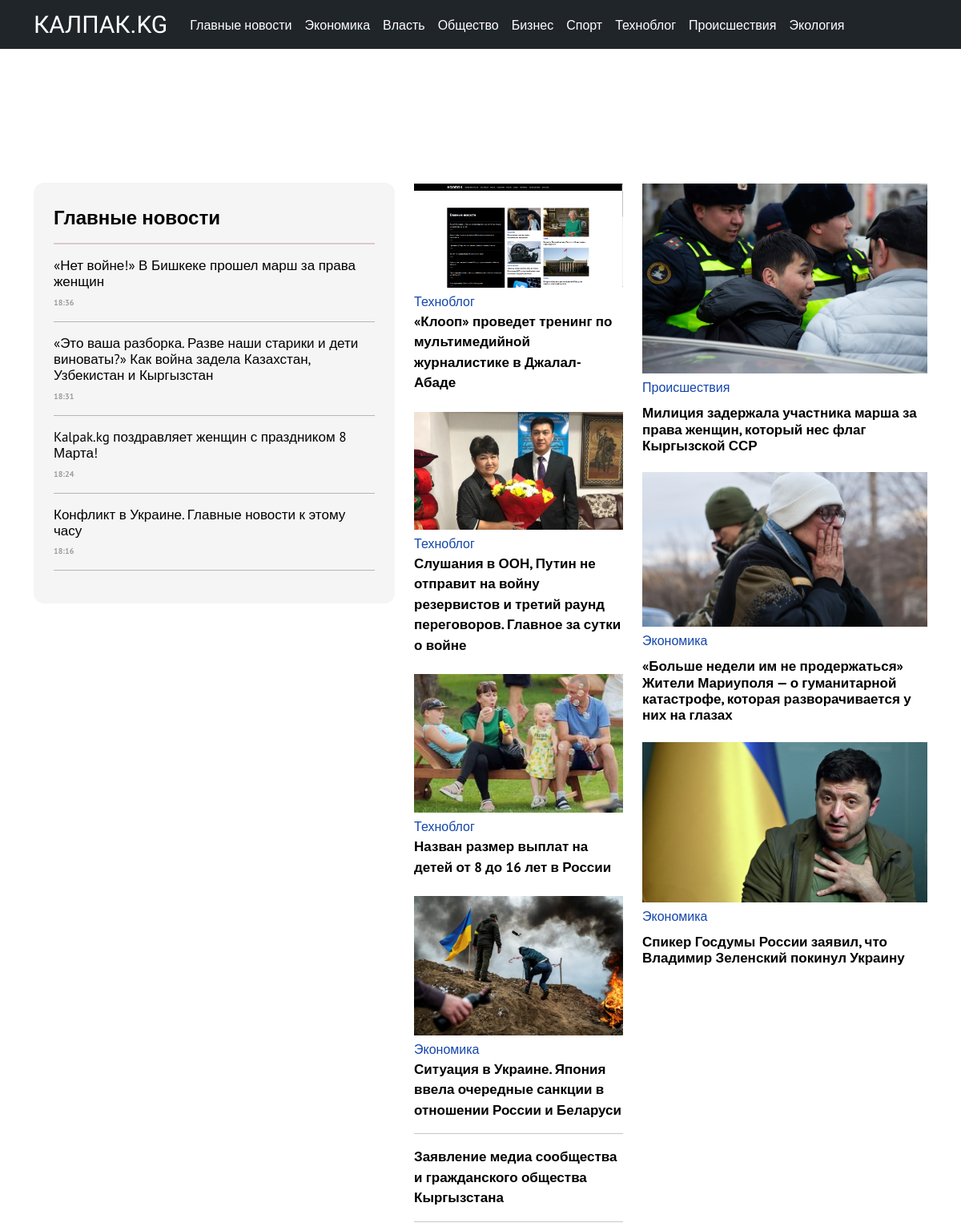
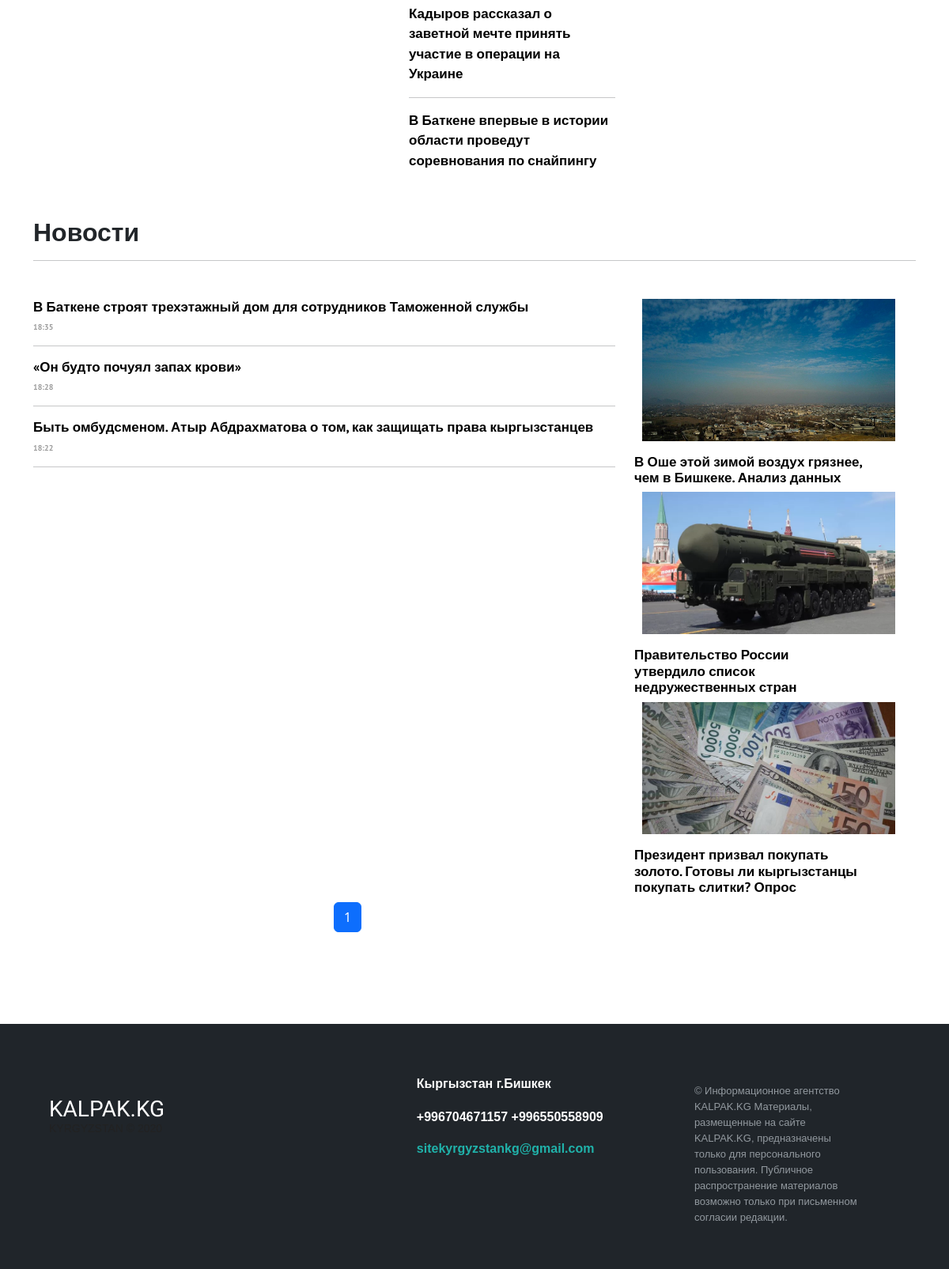
The page / on the database its author committed (2 pictures, top to bottom).
### core/models.py (models this page shows, shortened)
class HeadingArticle(models.Model):
    title = models.CharField(max_length=255)
    class Meta:
        verbose_name = "Рубрика"
        verbose_name_plural = "Рубрики"
    def __str__(self):
        return self.title

class Article(models.Model):
    title = models.CharField(max_length=255, null=True, blank=True)
    text = models.TextField()
    slug = models.SlugField(max_length=255, unique=True, db_index=True, verbose_name="URL", null=True, blank=True)
    author = models.ForeignKey(
        to="Author",
        on_delete=models.SET_NULL,
        null=True, blank=True,
        related_name="article",
        verbose_name=_("Автор")
    )
    heading = models.ForeignKey(
        to="HeadingArticle",
        on_delete=models.PROTECT,
        null=True,
        related_name="article",
        verbose_name=_("Рубрика")
    )
    readers = models.ManyToManyField(
        to=User,
        related_name="readed_articles",
        blank=True,
        verbose_name=_("Читатели")
    )
    views = models.IntegerField(default=0, verbose_name=_("Просмотры"))
    created_at = models.DateTimeField(
        auto_now_add=True,
        null=True,
    )
    main_article = models.BooleanField(default=False, verbose_name=_("Первая новость"))
    margin_article_text = models.BooleanField(default=False, verbose_name=_("Ровнительные новости"))
    text_article = models.BooleanField(default=False, verbose_name=_("Текстовые новости"))
    center_article = models.BooleanField(default=False)
    right_panel_article = models.BooleanField(default=False, verbose_name=_("Главные новости"))
    updated_at = models.DateTimeField(auto_now=True)
    is_active = models.BooleanField(default=True)
    picture = models.ImageField(
        upload_to="articles_image",
        null=True, blank=True,
        verbose_name="Главная картинка статьи"
    )

### core/views.py (the view)
# urls.py: path('', views.articles, name="main"),
def articles(request):
    articles = Article.objects.all()
    articles = Article.objects.order_by('-created_at')
    heading = HeadingArticle.objects.all()
    main_article = Article.main_article
    main_paginator = Paginator(main_article, per_page=3)
    paginator = Paginator(articles, per_page=30)
    page_number = request.GET.get('page', 1)
    page_obj = paginator.get_page(page_number)
    context = {
        "main_article": page_obj.object_list,
        "main_paginator": main_paginator,
        "articles": page_obj.object_list,
        "paginator": paginator,
        "heading": heading,
        "page_number": int(page_number)
    }
    return render(
        request,
        "articles.html",
        context=context
    )

### core/templates/articles.html (shortened to what this page needs)
{% extends 'base.html' %}
{% block content %}
<div class="container mt-8">
  <div class="ads_block">
  </div>
</div>
<div class="container">
  <div class="row">
    <div class="col-md-5 col-sm-12 mt-2">
      <div class="black_block_news">
        <h4 class="main-news">Главные новости</h4>
        <hr class="line">
        {% for article in articles %}
          {% if article.right_panel_article %}
            <h1 class="revolut"><a href="{% url 'article' article.slug %}" class="link-text2">{{ article.title }}</a></h1>
            <p class="date_time">{{ article.created_at|date:"H:i" }}</p>
            <hr>
          {% endif %}
        {% endfor %}
      </div>
    </div>
    <div class="col-md-3 mt-4">
      {% for article in articles %}
        {% if article.center_article %}
          <img class="img-fluid img-m2" {% if article.picture %} src="{{ article.picture.url }}" {% endif %} alt="...">
          <a class="text-link2">{{ article.heading }}</a>
          <h1 class="news_main"><a href="{% url 'article' article.slug %}" class="link-text2">{{ article.title }}</a></h1>
        {% endif %}
      {% endfor %}
      {% for article in articles %}
        {% if article.margin_article_text %}
          <hr>
          <h1 class="news_main"><a href="{% url 'article' article.slug %}" class="link-text2">{{ article.title }}</a></h1>
        {% endif %}
      {% endfor %}
    </div>
    <div class="col-md-4 mt-4">
      {% for article in articles %}
        {% if article.main_article %}
            <img class="img-fluid img-m2" {% if article.picture %} src="{{ article.picture.url }}" {% endif %} alt="Article image">
            <a class="text-link2">{{ article.heading }}</a>
            <h1 class="zago_main0"><a href="{% url 'article' article.slug %}" class="link-text2">{{ article.title }}</a></h1>
        {% endif %}
      {% endfor %}
    </div>
  </div>
</div>
<div class="container">
  <h2 class="mt-7 news">Новости</h2>
  <hr class="mb-5">
  <div class="row">
    <div class="col-md-8">
      {% for article in articles %}
        {% if article.text_article %}
            {% if not article.right_panel_article %}
              <h1 class="revolut"><a href="{% url 'article' article.slug %}" class="link-text3">{{ article.title }}</a></h1>
              <p class="date_time">{{ article.created_at|date:"H:i" }}</p>
              <hr >
            {% endif %}
          {% endif %}
        {% endfor %}
    </div>
    <div class="col-md-4">
      {% for article in articles %}
          {% if not article.text_article %}
              {% if article.picture %}
                {% if not article.main_article %}
                  {% if not article.center_article %}
                      {% if not article.right_panel_article %}
                            <div class="d-flexw">
                              <div class="mb-2 mr-5" style="width: 18rem;">
                              <img src="{{ article.picture.url }}" class="img-adaptive mr-7" alt="...">
                                <div class="card-body">
                                  <h1 class="revolut mt-3"><a href="{% url 'article' article.slug %}" class="link-text3">{{ article.title }}</a></h1>
                                </div>
                              </div>
                            </div>
                        {% endif %}
                      {% endif %}
                  {% endif %}
                {% endif %}
              {% endif %}
          {% endfor %}
    </div>
  </div>
</div>
<div class="container">
  <div class="row justify-content-md-center">
    <div class="col-md-4 col-sm-4"></div>
    <div class="col-md-4 col-sm-4">
        <ul class="pagination">
          {% for i in paginator.page_range %}
            <li class="page-item {% if i == page_number %}active{% endif %}">
              <a href="?page={{ i }}" class="page-link">{{ i }}</a>
            </li>
          {% endfor %}
        </ul>
    </div>
    <div class="col-md-4 col-sm-4"></div>
  </div>
</div>
{% endblock %}

### core/templates/base.html (shortened to what this page needs)
{% load static %}
<!DOCTYPE html>
<html lang="en">
<head>
    <link rel="stylesheet" href="{% static 'style.css' %}">
    <link href="https://cdn.jsdelivr.net/npm/bootstrap@5.1.3/dist/css/bootstrap.min.css" rel="stylesheet">
<link href="/docs/5.1/dist/css/bootstrap.min.css" rel="stylesheet">
<body>
  <nav class="navbar fixed-top navbar-expand-lg navbar-dark bg-custom">
      <div class="container">
        <a class="logo" href="{% url 'main' %}">КАЛПАК.KG</a>
        <div class="collapse navbar-collapse" id="navbarNav">
          <ul class="navbar-nav linkss">
            <li class="nav-item">
              <a class="nav-link text-white" aria-current="page" href="{% url 'right_panel_articles' %}">Главные новости</a>
            </li>
          {% for headings in heading %}
            <li class="nav-item">
              <a class="nav-link text-white" href="{% url 'heading' headings.id %}">{{ headings.title }}</a>
            </li>
          {% endfor %}
          </ul>
        </div>
      </div>
  </nav>
  {% block content %}
  {% endblock %}
<footer class="footer-distributed mt-8">
  <div class="container">
  <div class="footer-left">
  <br>
  <br>
  <h3>KALPAK.KG</h3>
  <p class="footer-company-name">KYRGYZSTAN © 2020</p>
  </div>
  <div class="footer-center">
  <div>
      <p>Кыргызстан г.Бишкек</p>
  </div>
  <div>
      <p>+996704671157</p>
      <p>+996550558909</p>
  </div>
  <div>
      <p><a href="mailto:support@company.com">sitekyrgyzstankg@gmail.com</a></p>
  </div>
  </div>
  <div class="footer-right">
  <p class="footer-company-about">
      © Информационное агентство KALPAK.KG
Материалы, размещенные на сайте KALPAK.KG, предназначены только для персонального пользования. Публичное распространение материалов возможно только при письменном согласии редакции.
  </p>
  </div>
  </div>
</footer>
</head>
</body>
</html>

### core/static/style.css (style rules this page uses)
body { background-color: #e8e8e8; }
.logo { font-family: 'Montserrat Alternates', sans-serif; font-size: 30px; text-decoration: none; color: white; margin-right: 20px; }
.linkss { font-family: 'PT Sans', sans-serif; font-weight: normal; }
.mt-8 { margin-top: 100px; }
.news_main { line-height: 1.5; font-weight: 500; margin-top: 1px; font-size: 17px; font-family: 'PT Sans', sans-serif; font-weight: bolder; }
.zago_main0 { font-family: 'PT Sans', sans-serif; font-weight: bolder; margin-top: 10px; font-size: 17px; }
.text-link2 { color: #1445ab; text-decoration: none; font-family: 'PT Sans', sans-serif; font-weight: normal; display: block; }
.img-m2 { margin-bottom: 5px; margin-top: 15px; }
.link-text2 { text-decoration: none; color: black; transition-duration: 0.3s; font-family: 'PT Sans', sans-serif; }
.revolut { font-size: 17px; }
.link-text3 { text-decoration: none; color: black; transition-duration: 0.3s; font-family: 'PT Sans', sans-serif; font-weight: bolder; }
.main-news { font-family: 'PT Sans', sans-serif; font-weight: bolder; margin-bottom: 10px; margin-top: 30px; display: block; padding-top: 30px; padding-right: 25px; }
.line { background-color: #964a4a; border: 1px solid #964a4a; }
.date_time { color: #9c9c9c; font-family: 'PT Sans', sans-serif; font-weight: bolder; font-size: 10px; }
.mt-7 { margin-top: 50px; }
.news { font-family: 'PT Sans', sans-serif; font-weight: bolder; }
.ads_block { width: 100%; height: 90px; color: white; text-align: center; font-size: 55px; }
.mr-5 { margin-right: 27px; }
.d-flexw { display: block; }
.img-adaptive { max-width: 320px; height: auto; }
.mr-7 { margin-left: 10px; }
.footer-distributed { background: #20252a; box-shadow: 0 1px 1px 0 rgba(0, 0, 0, 0.12); box-sizing: border-box; width: 100%; text-align: left; font: bold 16px sans-serif; padding: 55px 50px; }
.footer-distributed .footer-left, .footer-distributed .footer-center, .footer-distributed .footer-right { display: inline-block; vertical-align: top; }
.footer-distributed .footer-left { width: 40%; }
.footer-distributed h3 { color: #ffffff; font-family: 'Montserrat Alternates', sans-serif; margin: 0; }
.footer-distributed .footer-company-name { color: #222; font-size: 14px; font-weight: normal; margin: 0; }
.footer-distributed .footer-center { width: 35%; }
.footer-distributed .footer-center p { display: inline-block; color: #ffffff; vertical-align: middle; margin:0; }
.footer-distributed .footer-center p a { color: lightseagreen; text-decoration: none;; }
.footer-distributed .footer-right { width: 20%; }
.footer-distributed .footer-company-about { line-height: 20px; color: #92999f; font-size: 13px; font-weight: normal; margin: 0; }
.black_block_news { background-color: #f5f5f6; border-radius: 13px; max-width: 650px; color: black; padding-left: 25px; padding-right: 25px; padding-bottom: 25px; height: auto; }
.bg-custom { background-color: #20252a; }

### core/templates/base.html (style rules this page uses)
body { background: #faf7f7; }

### rows shown on the page
HeadingArticle: title "Экономика"
HeadingArticle: title "Власть"
HeadingArticle: title "Общество"
HeadingArticle: title "Бизнес"
HeadingArticle: title "Спорт"
HeadingArticle: title "Техноблог"
HeadingArticle: title "Происшествия"
HeadingArticle: title "Экология"
Article: title "«Нет войне!» В Бишкеке прошел марш за права женщин", created_at "18:36"
Article: title "«Это ваша разборка. Разве наши старики и дети виноваты?» Как война задела Казахстан, Узбекистан и Кыргызстан", created_at "18:31"
Article: title "Kalpak.kg поздравляет женщин с праздником 8 Марта!", created_at "18:24"
Article: title "Конфликт в Украине. Главные новости к этому часу", created_at "18:16"
Article: picture (picture), heading "Техноблог", title "«Клооп» проведет тренинг по мультимедийной журналистике в Джалал-Абаде"
Article: picture (picture), heading "Техноблог", title "Слушания в ООН, Путин не отправит на войну резервистов и третий раунд переговоров. Главное за сутки о войне"
Article: picture (picture), heading "Техноблог", title "Назван размер выплат на детей от 8 до 16 лет в России"
Article: picture (picture), heading "Экономика", title "Ситуация в Украине. Япония ввела очередные санкции в отношении России и Беларуси"
Article: title "Заявление медиа сообщества и гражданского общества Кыргызстана"
Article: title "Кадыров рассказал о заветной мечте принять участие в операции на Украине"
Article: title "В Баткене впервые в истории области проведут соревнования по снайпингу"
Article: picture (picture), heading "Происшествия", title "Милиция задержала участника марша за права женщин, который нес флаг Кыргызской ССР"
Article: picture (picture), heading "Экономика", title "«Больше недели им не продержаться» Жители Мариуполя — о гуманитарной катастрофе, которая разворачивается у них на глазах"
Article: picture (picture), heading "Экономика", title "Спикер Госдумы России заявил, что Владимир Зеленский покинул Украину"
Article: title "В Баткене строят трехэтажный дом для сотрудников Таможенной службы", created_at "18:35"
Article: title "«Он будто почуял запах крови»", created_at "18:28"
Article: title "Быть омбудсменом. Атыр Абдрахматова о том, как защищать права кыргызстанцев", created_at "18:22"
Article: picture (picture), title "В Оше этой зимой воздух грязнее, чем в Бишкеке. Анализ данных"
Article: picture (picture), title "Правительство России утвердило список недружественных стран"
Article: picture (picture), title "Президент призвал покупать золото. Готовы ли кыргызстанцы покупать слитки? Опрос"

### other values the page prints
{{ i }} "1"
